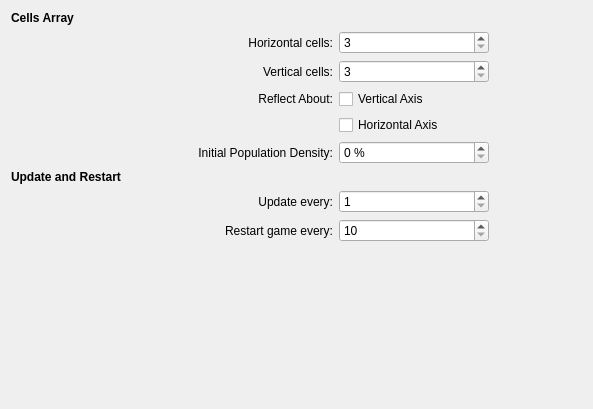
<?xml version="1.0" encoding="UTF-8"?>
<ui version="4.0">
 <class>lifeConfig</class>
 <widget class="QWidget" name="lifeConfig">
  <property name="geometry">
   <rect>
    <x>0</x>
    <y>0</y>
    <width>593</width>
    <height>409</height>
   </rect>
  </property>
  <layout class="QGridLayout" name="gridLayout">
   <item row="0" column="0" colspan="2">
    <widget class="QLabel" name="label">
     <property name="font">
      <font>
       <weight>75</weight>
       <bold>true</bold>
      </font>
     </property>
     <property name="text">
      <string>Cells Array</string>
     </property>
    </widget>
   </item>
   <item row="1" column="0">
    <spacer name="horizontalSpacer">
     <property name="orientation">
      <enum>Qt::Horizontal</enum>
     </property>
     <property name="sizeType">
      <enum>QSizePolicy::Fixed</enum>
     </property>
     <property name="sizeHint" stdset="0">
      <size>
       <width>13</width>
       <height>20</height>
      </size>
     </property>
    </spacer>
   </item>
   <item row="1" column="1" colspan="2">
    <widget class="QLabel" name="horizontalCellsLabel">
     <property name="text">
      <string>Horizontal cells:</string>
     </property>
     <property name="alignment">
      <set>Qt::AlignRight|Qt::AlignTrailing|Qt::AlignVCenter</set>
     </property>
     <property name="buddy">
      <cstring>horizontalCells</cstring>
     </property>
    </widget>
   </item>
   <item row="1" column="3">
    <widget class="KIntSpinBox" name="horizontalCells">
     <property name="sizePolicy">
      <sizepolicy hsizetype="Fixed" vsizetype="Fixed">
       <horstretch>0</horstretch>
       <verstretch>0</verstretch>
      </sizepolicy>
     </property>
     <property name="minimumSize">
      <size>
       <width>150</width>
       <height>0</height>
      </size>
     </property>
     <property name="minimum">
      <number>3</number>
     </property>
     <property name="maximum">
      <number>999</number>
     </property>
    </widget>
   </item>
   <item row="2" column="2">
    <widget class="QLabel" name="verticalCellsNumber">
     <property name="text">
      <string>Vertical cells:</string>
     </property>
     <property name="alignment">
      <set>Qt::AlignRight|Qt::AlignTrailing|Qt::AlignVCenter</set>
     </property>
     <property name="buddy">
      <cstring>verticalCells</cstring>
     </property>
    </widget>
   </item>
   <item row="2" column="3">
    <widget class="KIntSpinBox" name="verticalCells">
     <property name="sizePolicy">
      <sizepolicy hsizetype="Fixed" vsizetype="Fixed">
       <horstretch>0</horstretch>
       <verstretch>0</verstretch>
      </sizepolicy>
     </property>
     <property name="minimumSize">
      <size>
       <width>150</width>
       <height>0</height>
      </size>
     </property>
     <property name="minimum">
      <number>3</number>
     </property>
     <property name="maximum">
      <number>999</number>
     </property>
    </widget>
   </item>
   <item row="3" column="2">
    <widget class="QLabel" name="label_4">
     <property name="text">
      <string>Reflect About:</string>
     </property>
     <property name="alignment">
      <set>Qt::AlignRight|Qt::AlignTrailing|Qt::AlignVCenter</set>
     </property>
    </widget>
   </item>
   <item row="3" column="3">
    <widget class="QCheckBox" name="vertReflectCheckbox">
     <property name="text">
      <string>Vertical Axis</string>
     </property>
    </widget>
   </item>
   <item row="4" column="3">
    <widget class="QCheckBox" name="horizReflectCheckbox">
     <property name="text">
      <string>Horizontal Axis</string>
     </property>
    </widget>
   </item>
   <item row="5" column="2">
    <widget class="QLabel" name="label_3">
     <property name="text">
      <string>Initial Population Density:</string>
     </property>
     <property name="alignment">
      <set>Qt::AlignRight|Qt::AlignTrailing|Qt::AlignVCenter</set>
     </property>
    </widget>
   </item>
   <item row="5" column="3" colspan="2">
    <widget class="KIntSpinBox" name="popDensityNumber">
     <property name="sizePolicy">
      <sizepolicy hsizetype="Fixed" vsizetype="Fixed">
       <horstretch>0</horstretch>
       <verstretch>0</verstretch>
      </sizepolicy>
     </property>
     <property name="minimumSize">
      <size>
       <width>150</width>
       <height>0</height>
      </size>
     </property>
     <property name="suffix">
      <string> %</string>
     </property>
     <property name="minimum">
      <number>0</number>
     </property>
     <property name="maximum">
      <number>100</number>
     </property>
    </widget>
   </item>
   <item row="6" column="0" colspan="3">
    <widget class="QLabel" name="label_2">
     <property name="font">
      <font>
       <weight>75</weight>
       <bold>true</bold>
      </font>
     </property>
     <property name="text">
      <string>Update and Restart</string>
     </property>
    </widget>
   </item>
   <item row="7" column="2">
    <widget class="QLabel" name="stepIntervalLabel">
     <property name="text">
      <string>Update every:</string>
     </property>
     <property name="alignment">
      <set>Qt::AlignRight|Qt::AlignTrailing|Qt::AlignVCenter</set>
     </property>
     <property name="buddy">
      <cstring>stepInterval</cstring>
     </property>
    </widget>
   </item>
   <item row="7" column="3" colspan="2">
    <widget class="KIntSpinBox" name="stepInterval">
     <property name="sizePolicy">
      <sizepolicy hsizetype="Fixed" vsizetype="Fixed">
       <horstretch>0</horstretch>
       <verstretch>0</verstretch>
      </sizepolicy>
     </property>
     <property name="minimumSize">
      <size>
       <width>150</width>
       <height>0</height>
      </size>
     </property>
     <property name="minimum">
      <number>1</number>
     </property>
    </widget>
   </item>
   <item row="8" column="1" colspan="2">
    <widget class="QLabel" name="maxGensNumberLabel">
     <property name="text">
      <string>Restart game every:</string>
     </property>
     <property name="alignment">
      <set>Qt::AlignRight|Qt::AlignTrailing|Qt::AlignVCenter</set>
     </property>
     <property name="buddy">
      <cstring>maxGensNumber</cstring>
     </property>
    </widget>
   </item>
   <item row="8" column="3" colspan="2">
    <widget class="KIntSpinBox" name="maxGensNumber">
     <property name="sizePolicy">
      <sizepolicy hsizetype="Fixed" vsizetype="Fixed">
       <horstretch>0</horstretch>
       <verstretch>0</verstretch>
      </sizepolicy>
     </property>
     <property name="minimumSize">
      <size>
       <width>150</width>
       <height>0</height>
      </size>
     </property>
     <property name="minimum">
      <number>10</number>
     </property>
     <property name="maximum">
      <number>999999</number>
     </property>
    </widget>
   </item>
   <item row="10" column="2">
    <spacer name="verticalSpacer">
     <property name="orientation">
      <enum>Qt::Vertical</enum>
     </property>
     <property name="sizeHint" stdset="0">
      <size>
       <width>83</width>
       <height>244</height>
      </size>
     </property>
    </spacer>
   </item>
  </layout>
 </widget>
 <customwidgets>
  <customwidget>
   <class>KIntSpinBox</class>
   <extends>QSpinBox</extends>
   <header>knuminput.h</header>
  </customwidget>
 </customwidgets>
 <connections/>
</ui>
